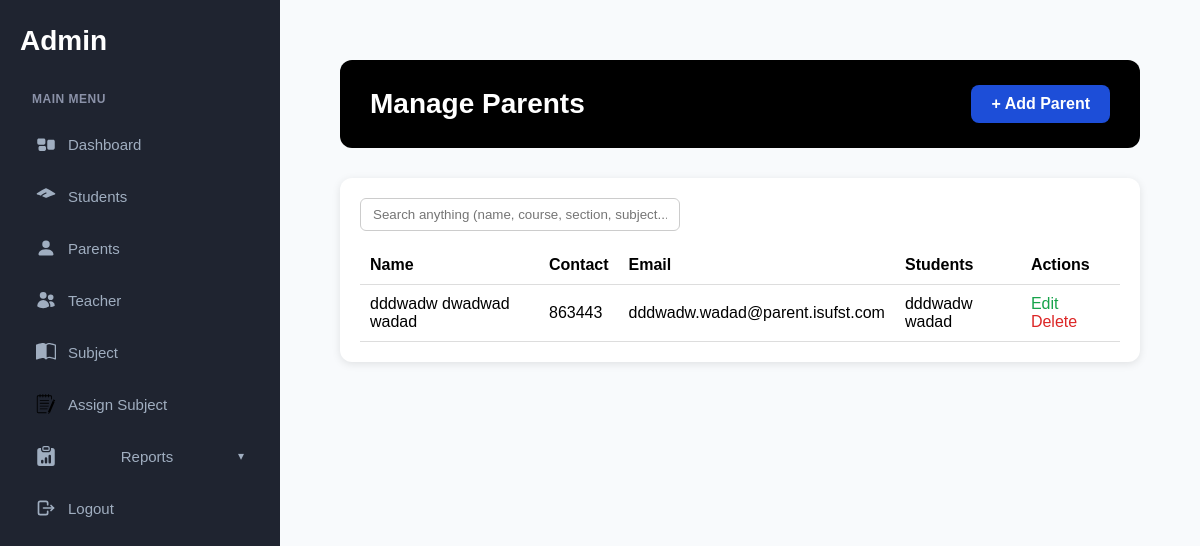
The app's page /accounts/parent/ (signed in), older data.
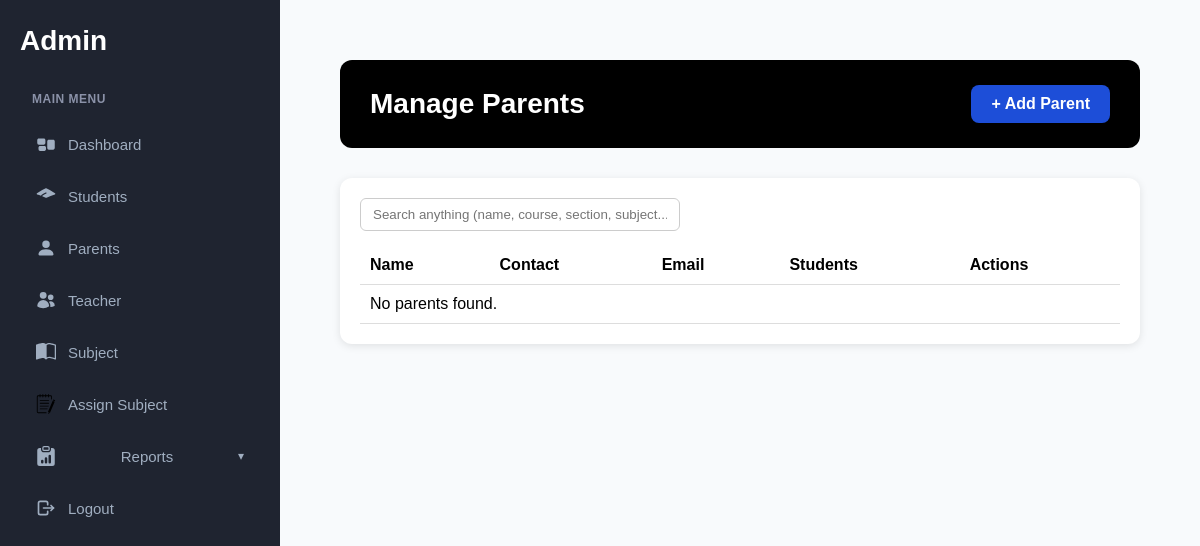
The same page, newer data.
### accounts/models.py (models this page shows, shortened)
class ParentProfile(models.Model):
    user = models.OneToOneField(CustomUser, on_delete=models.CASCADE, limit_choices_to={'role':'parent'})
    first_name = models.CharField(max_length=50,)
    middle_name = models.CharField(max_length=50,)
    last_name = models.CharField(max_length=50,)
    contact_number = models.CharField(max_length=20, blank=True, null=True)

class CustomUser(AbstractUser):
    ROLE_CHOICES = (
        ('admin','Admin'),
        ('teacher','Teacher'),
        ('student','Student'),
        ('parent','Parent')
    )
    role = models.CharField(max_length=10, choices=ROLE_CHOICES)
    first_login = models.BooleanField(default=True)

class StudentProfile(models.Model):
    user = models.OneToOneField(CustomUser, on_delete=models.CASCADE, limit_choices_to={'role': 'student'})
    student_ID = models.CharField(primary_key=True, max_length=10)
    first_name = models.CharField(max_length=50)
    middle_name = models.CharField(max_length=50, blank=True, null=True)
    last_name = models.CharField(max_length=50)
    course = models.ForeignKey("academics.Course", on_delete=models.SET_NULL, null=True)
    parents = models.ManyToManyField(ParentProfile, related_name='students', blank=True)
    year = models.CharField(max_length=10, choices=YEAR_LEVEL_CHOICES)
    section = models.CharField(max_length=5, choices=SECTION_CHOICES)
    is_regular = models.CharField(max_length=10, choices=STUDENT_STATUS_CHOICES)
    subjects = models.ManyToManyField("academics.Subject", related_name='students', blank=True)

### accounts/views.py (the view)
# urls.py: path('parent/',views.manage_parents,name='manage_parent'),
@login_required
def manage_parents(request):
    parents = ParentProfile.objects.all()
    return render(request,'dashboard/manage_parents.html',{
        'parents': parents,
        'user_form': parentUserForm(),
        'parent_form': parentProfileForm(),
    })

### accounts/forms.py (shortened to what this page needs)
class parentUserForm(forms.ModelForm):
    class Meta:
        model = CustomUser
        fields = ['email']
        widgets = {
            'email':forms.EmailInput(attrs={'class': 'form-control'})
        }

class parentProfileForm(forms.ModelForm):
    class Meta:
        model  = ParentProfile
        fields = ['first_name','middle_name','last_name','contact_number']
        widgets = {
            'first_name':forms.TextInput(attrs={'class':'form-control'}),
            'middle_name':forms.TextInput(attrs={'class':'form-control'}),
            'last_name':forms.TextInput(attrs={'class':'form-control'}),
            'contact_number':forms.TextInput(attrs={'class':'form-control'})
        }

### dashboard/templates/dashboard/manage_parents.html (shortened to what this page needs)
{% extends 'base.html' %}
{% load static %}
{% block content %}
<div class="dashboard-container">
  <div class="dashboard-header">
    <h2>Manage Parents</h2>
    <a href="#" id="openAddParentsModal" class="add-student-btn">+ Add Parent</a>
  </div>
  <div class="attendance-box">
    <div class="search-container">
    <input type="text"
           class="search-input universal-search"
           placeholder="Search anything (name, course, section, subject...)">
  </div>
    <table class="recent-table">
      <thead>
        <tr>
          <th>Name</th>
          <th>Contact</th>
          <th>Email</th>
          <th>Students</th>
          <th>Actions</th>
        </tr>
      </thead>
      <tbody>
        {% for parent in parents %}
        <tr>
          <td>{{ parent.first_name }} {{ parent.middle_name }} {{ parent.last_name }}</td>
          <td>{{ parent.contact_number }}</td>
          <td>{{ parent.user.email }}</td>
          <td>
            {% for student in parent.students.all %}
              {{ student.first_name }} {{ student.last_name }}<br>
            {% empty %}
              <span style="color:gray;">No students</span>
            {% endfor %}
          </td>
          <td>
            <a href="#" class="edit-btn" data-target="#editModal{{ parent.id }}">Edit</a>
            <a href="#" class="delete-btn" data-target="#deleteModal{{ parent.id }}">Delete</a>
          </td>
        </tr>
        {% empty %}
        <tr>
          <td colspan="6">No parents found.</td>
        </tr>
        {% endfor %}
      </tbody>
    </table>
  </div>
</div>
{% endblock %}

Row changes from the older to the newer data that the page shows:
removed ParentProfile: first_name "dddwadw", middle_name "dwadwad", last_name "wadad", contact_number "863443", user.email "dddwadw.wadad@parent.isufst.com"
removed StudentProfile: first_name "dddwadw", last_name "wadad"
Text that changed along with them:
text now shown: "No parents found."
